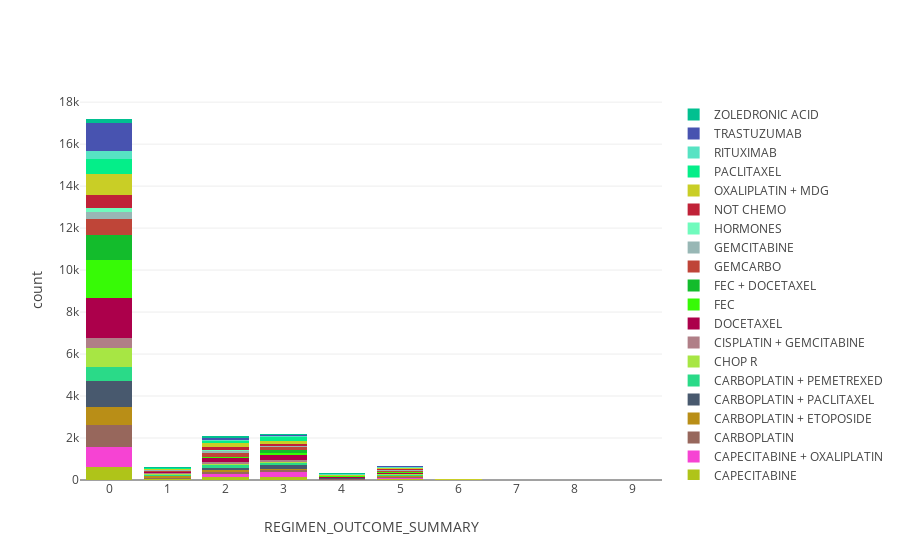

Write notebook code for a chart like this one.
### Code cell
#only include top 20 bench
top20bench = outcome_regimen['BENCHMARK_GROUP'].value_counts()[:20].keys()

top_outcome_regimen = outcome_regimen.loc[outcome_regimen['BENCHMARK_GROUP'].isin(top20bench)]

Stackedbarplot(top_outcome_regimen,'BENCHMARK_GROUP', 'REGIMEN_OUTCOME_SUMMARY', tickmode='linear')

### Figure 1 — Plotly figure (JSON) as saved in the notebook; plotly's stock layout.template omitted (floating-point values rounded to 4 significant figures)
{"data": [{"marker": {"color": "rgb(175, 196, 25)"}, "name": "CAPECITABINE", "type": "bar", "uid": "de783c59-fa60-4f08-8a85-b782ddb1b384", "x": ["0", "1", "2", "3", "4", "5", "6", "7", "9", "A", "N"], "y": [641, 35, 163, 125, 11, 36, 2, 6, null, null, 20]}, {"marker": {"color": "rgb(246, 67, 211)"}, "name": "CAPECITABINE + OXALIPLATIN", "type": "bar", "uid": "1b7013e0-3164-4ceb-b07e-676e2217b245", "x": ["0", "1", "2", "3", "4", "5", "6", "7", "9", "A", "N"], "y": [916, 35, 107, 251, 13, 63, 2, 1, null, null, 6]}, {"marker": {"color": "rgb(151, 103, 92)"}, "name": "CARBOPLATIN", "type": "bar", "uid": "08a8ce28-acf0-4c61-89dd-fd7caa772d93", "x": ["0", "1", "2", "3", "4", "5", "6", "7", "9", "A", "N"], "y": [1081, 41, 97, 87, 20, 41, 4, 1, null, 1, 9]}, {"marker": {"color": "rgb(185, 142, 23)"}, "name": "CARBOPLATIN + ETOPOSIDE", "type": "bar", "uid": "75ab3a5d-7754-4bea-a126-53bbee4a2a73", "x": ["0", "1", "2", "3", "4", "5", "6", "7", "9", "A", "N"], "y": [821, 68, 113, 75, 10, 34, null, 1, null, null, 10]}, {"marker": {"color": "rgb(72, 89, 110)"}, "name": "CARBOPLATIN + PACLITAXEL", "type": "bar", "uid": "64bcf3ec-e7b0-4d4b-9ab4-d80fda36cf44", "x": ["0", "1", "2", "3", "4", "5", "6", "7", "9", "A", "N"], "y": [1276, 28, 103, 160, 27, 36, 1, null, null, null, 18]}, {"marker": {"color": "rgb(42, 218, 136)"}, "name": "CARBOPLATIN + PEMETREXED", "type": "bar", "uid": "7c35b53e-aca7-44b5-af69-c9c86f0f5f66", "x": ["0", "1", "2", "3", "4", "5", "6", "7", "9", "A", "N"], "y": [637, 41, 122, 102, 15, 43, null, 4, null, null, 7]}, {"marker": {"color": "rgb(167, 230, 68)"}, "name": "CHOP R", "type": "bar", "uid": "cd82dcd3-d464-4597-93fe-901cd9f96f93", "x": ["0", "1", "2", "3", "4", "5", "6", "7", "9", "A", "N"], "y": [929, 56, 58, 61, 14, 30, null, 1, null, null, 7]}, {"marker": {"color": "rgb(176, 127, 135)"}, "name": "CISPLATIN + GEMCITABINE", "type": "bar", "uid": "ddb55b68-115c-4174-a577-359e42325749", "x": ["0", "1", "2", "3", "4", "5", "6", "7", "9", "A", "N"], "y": [447, 34, 98, 108, 9, 16, 2, null, null, null, 6]}, {"marker": {"color": "rgb(172, 0, 75)"}, "name": "DOCETAXEL", "type": "bar", "uid": "e89b839d-d350-43e8-9ac4-2eb5b4d2948f", "x": ["0", "1", "2", "3", "4", "5", "6", "7", "9", "A", "N"], "y": [1916, 32, 198, 217, 26, 32, null, 3, null, null, 8]}, {"marker": {"color": "rgb(55, 250, 6)"}, "name": "FEC", "type": "bar", "uid": "7588e1f1-7f6c-478b-be3e-3bd24aa3ae91", "x": ["0", "1", "2", "3", "4", "5", "6", "7", "9", "A", "N"], "y": [1805, 3, 41, 105, 26, 31, 4, null, null, null, 13]}, {"marker": {"color": "rgb(19, 188, 44)"}, "name": "FEC + DOCETAXEL", "type": "bar", "uid": "bcdb7265-30b5-4b02-831b-65da2ac2d8b0", "x": ["0", "1", "2", "3", "4", "5", "6", "7", "9", "A", "N"], "y": [1215, 5, 6, 137, 2, 17, 3, null, null, null, 18]}, {"marker": {"color": "rgb(191, 69, 56)"}, "name": "GEMCARBO", "type": "bar", "uid": "fdc32535-a6cf-4eac-8293-98a1a19a7455", "x": ["0", "1", "2", "3", "4", "5", "6", "7", "9", "A", "N"], "y": [755, 51, 174, 135, 11, 55, 1, 4, null, null, 5]}, {"marker": {"color": "rgb(152, 183, 181)"}, "name": "GEMCITABINE", "type": "bar", "uid": "469e9b1c-88f2-46b1-a5e3-86d2ec204ab2", "x": ["0", "1", "2", "3", "4", "5", "6", "7", "9", "A", "N"], "y": [336, 33, 117, 58, 13, 41, 1, null, null, null, 9]}, {"marker": {"color": "rgb(112, 251, 189)"}, "name": "HORMONES", "type": "bar", "uid": "4750ad55-c562-4e73-878c-561d7d151b5d", "x": ["0", "1", "2", "3", "4", "5", "6", "7", "9", "A", "N"], "y": [175, 8, 31, 8, 3, 7, null, 1, null, null, 1]}, {"marker": {"color": "rgb(192, 34, 56)"}, "name": "NOT CHEMO", "type": "bar", "uid": "5b14ea3f-d6d4-4390-90d0-2bbb1fc87f24", "x": ["0", "1", "2", "3", "4", "5", "6", "7", "9", "A", "N"], "y": [639, 19, 158, 68, 14, 30, 3, null, null, null, 6]}, {"marker": {"color": "rgb(201, 206, 38)"}, "name": "OXALIPLATIN + MDG", "type": "bar", "uid": "c279c012-213b-42cc-92a2-f7a4653f3112", "x": ["0", "1", "2", "3", "4", "5", "6", "7", "9", "A", "N"], "y": [1002, 29, 157, 169, 15, 45, 6, null, null, null, 15]}, {"marker": {"color": "rgb(4, 238, 137)"}, "name": "PACLITAXEL", "type": "bar", "uid": "2c0da023-f55a-4a7d-9a20-41f2418a6174", "x": ["0", "1", "2", "3", "4", "5", "6", "7", "9", "A", "N"], "y": [677, 41, 135, 172, 20, 23, 2, null, null, null, 4]}, {"marker": {"color": "rgb(87, 227, 195)"}, "name": "RITUXIMAB", "type": "bar", "uid": "09d48d02-8e87-4432-8072-2fceb88a2099", "x": ["0", "1", "2", "3", "4", "5", "6", "7", "9", "A", "N"], "y": [427, 15, 44, 36, 22, 17, null, null, null, null, 3]}, {"marker": {"color": "rgb(72, 83, 176)"}, "name": "TRASTUZUMAB", "type": "bar", "uid": "0245c007-96d8-40a1-aa8e-c87268fdc91b", "x": ["0", "1", "2", "3", "4", "5", "6", "7", "9", "A", "N"], "y": [1325, 11, 71, 64, 36, 53, 1, null, null, null, 51]}, {"marker": {"color": "rgb(1, 192, 144)"}, "name": "ZOLEDRONIC ACID", "type": "bar", "uid": "08af9ace-a088-4a00-9c04-49354b3ffd73", "x": ["0", "1", "2", "3", "4", "5", "6", "7", "9", "A", "N"], "y": [177, 22, 104, 31, 19, 16, 3, null, 2, null, 6]}], "layout": {"barmode": "stack", "hovermode": "closest", "xaxis": {"tickmode": "linear", "title": {"text": "REGIMEN_OUTCOME_SUMMARY"}}, "yaxis": {"title": {"text": "count"}}}}
